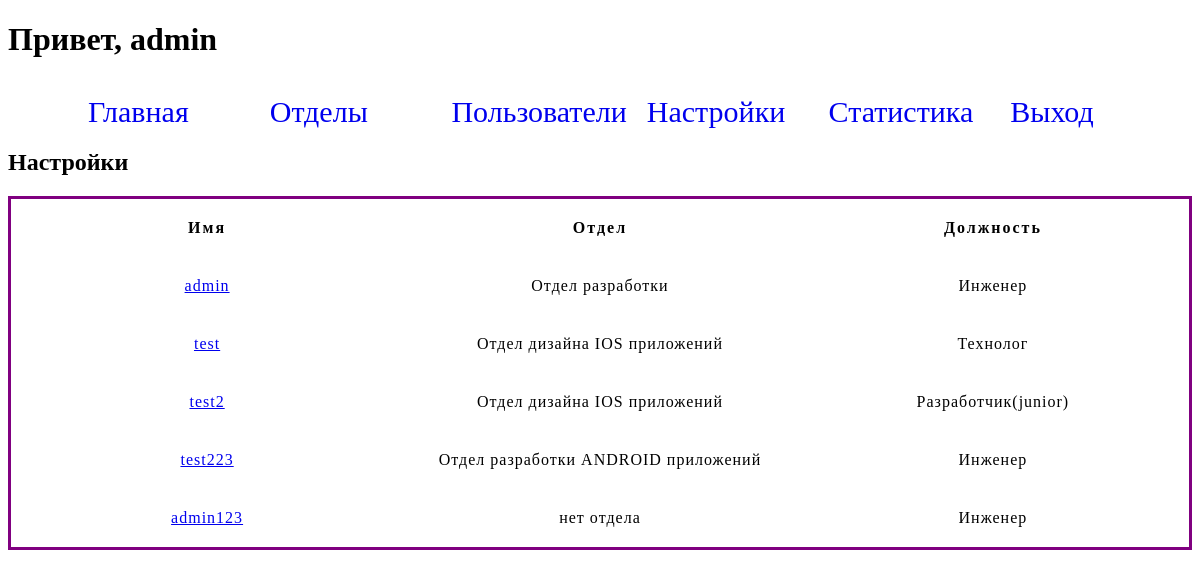
Before: /setting (signed in) with the older database file.
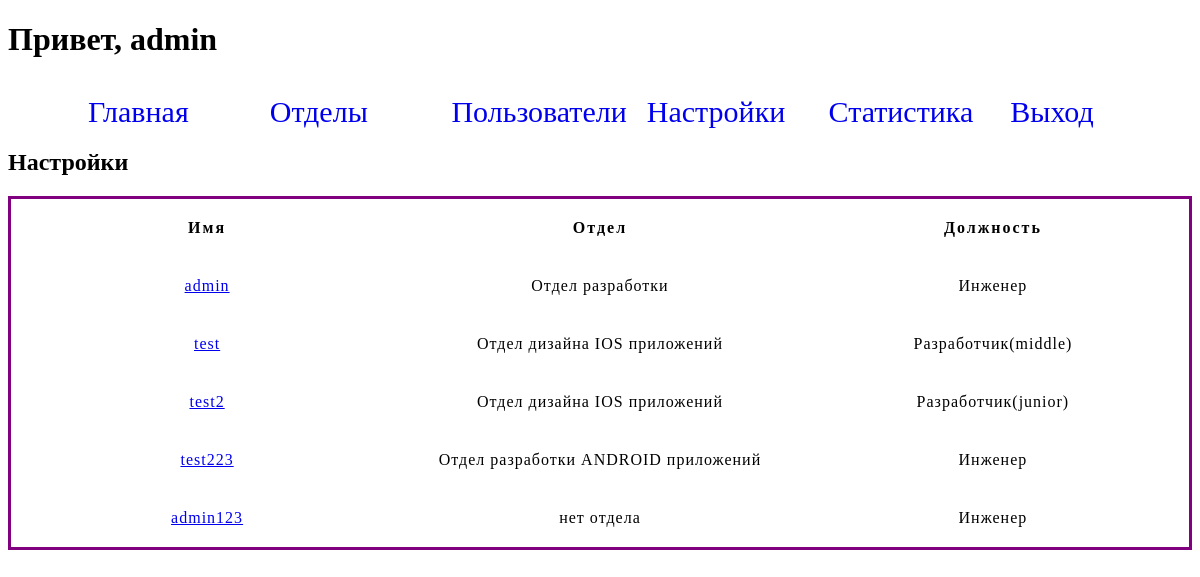
After: the same page with the newer database file.
### tables this page shows
CREATE TABLE person (
    id integer primary key AUTOINCREMENT,
    name text NOT NULL UNIQUE ,
    department_id integer,
    position_id integer
);

CREATE TABLE depart (
    id integer primary key AUTOINCREMENT,
    title text NOT NULL UNIQUE ,
    parent integer NOT NUll
);

CREATE TABLE position (
    id integer primary key AUTOINCREMENT,
    title text NOT NULL UNIQUE
);

### index.py (the view)
@app.route("/setting")
def setting():
    print('gus')
    if not session.get('username', None):
        return redirect(url_for('authorization'))
    arr = {}
    for person in dbase.getPersons():
        pos_title = dbase.getPersonPosition(person['position_id'])[0]['title']
        dep_title = dbase.getPersonDepartments(person['department_id'])
        if not dep_title:
            dep_title = 'нет отдела'
            arr[person['name']] = [dep_title]
        else:
            arr[person['name']] = [dep_title[0]['title']]
        arr[person['name']].append(pos_title)
    context = {
        'persons': dbase.getPersons(),
        'arrs': arr,
    }
    return render_template('setting.html', **context)

### FDataBase.py (called while the page is built)
    def getPersons(self) -> List:
        try:
            self.__cursor.execute("SELECT * FROM person")
            res = self.__cursor.fetchall()
            if res:
                return res
        except:
            print('Ошибочка!')
        return []

    def getPersonPosition(self, pos_id: int) -> str:
        try:
            self.__cursor.execute(f"SELECT * FROM position WHERE position.id = {pos_id} LIMIT 1")
            res = self.__cursor.fetchall()
            if res:
                return res
        except:
            print("ОШибка")

    def getPersonDepartments(self, dep_id: int) -> str:
        try:
            self.__cursor.execute(f"SELECT * FROM depart WHERE depart.id = {dep_id} LIMIT 1")
            res = self.__cursor.fetchall()
            if res:
                return res
        except:
            print("ОШибка")

### index.py (called while the page is built)
def connect_db():
    conn = sqlite3.connect(app.config['DATABASE'])
    conn.row_factory = sqlite3.Row
    return conn

@app.before_request
def before_request():
    global dbase
    db = get_db()
    dbase = FDataBase(db)

def get_db():
    if not hasattr(g, 'link_db'):
        g.link_db = connect_db()
    return g.link_db

### templates/setting.html
{% extends 'base.html' %}
{% block content %}
<h2>Настройки</h2>
{% if arrs %}
<table>
  <tr>
    <th>Имя</th>
    <th>Отдел</th>
    <th>Должность</th>
  </tr>
{% for key, val in arrs.items() %}
  <tr>
    <td><a href="{{url_for('change_user', username=key)}}">{{key}}</a></td>
   {% for n in val%}
    <td>{{n}}</td>
   {% endfor %}
  </tr>
{% endfor %}
</table>
{% else %}
<h2>Нет сотрудников</h2>
{% endif %}
{% endblock content %}

### templates/base.html (shortened to what this page needs)
<!DOCTYPE html>
<html lang="en">
<head>
    <link rel="stylesheet" href="{{ url_for('static', filename='css/style.css') }}">
</head>
<body>
{% if session['username'] %}
<h1>Привет, {{session['username']}}</h1>
{% else %}
<h1>Неавторизованный пользователь!</h1>
{% endif %}
<menu>
    <ul>
        <li><a href="{{url_for('index')}}">Главная</a></li>
        <li><a href="{{url_for('departament')}}">Отделы</a></li>
        <li><a href="{{url_for('person')}}">Пользователи</a></li>
        <li><a href="{{url_for('setting')}}">Настройки</a></li>
        <li><a href="{{url_for('statistic')}}">Статистика</a></li>
        {%if session['username'] %}
        <li><a href="{{url_for('logout')}}">Выход</a></li>
        {% endif%}
    </ul>
</menu>
{% block content %}
{% endblock content %}
</body>
</html>

Changed rows visible on the page:
changed person "test": loses position (title "Технолог"); gains position (title "Разработчик(middle)")
